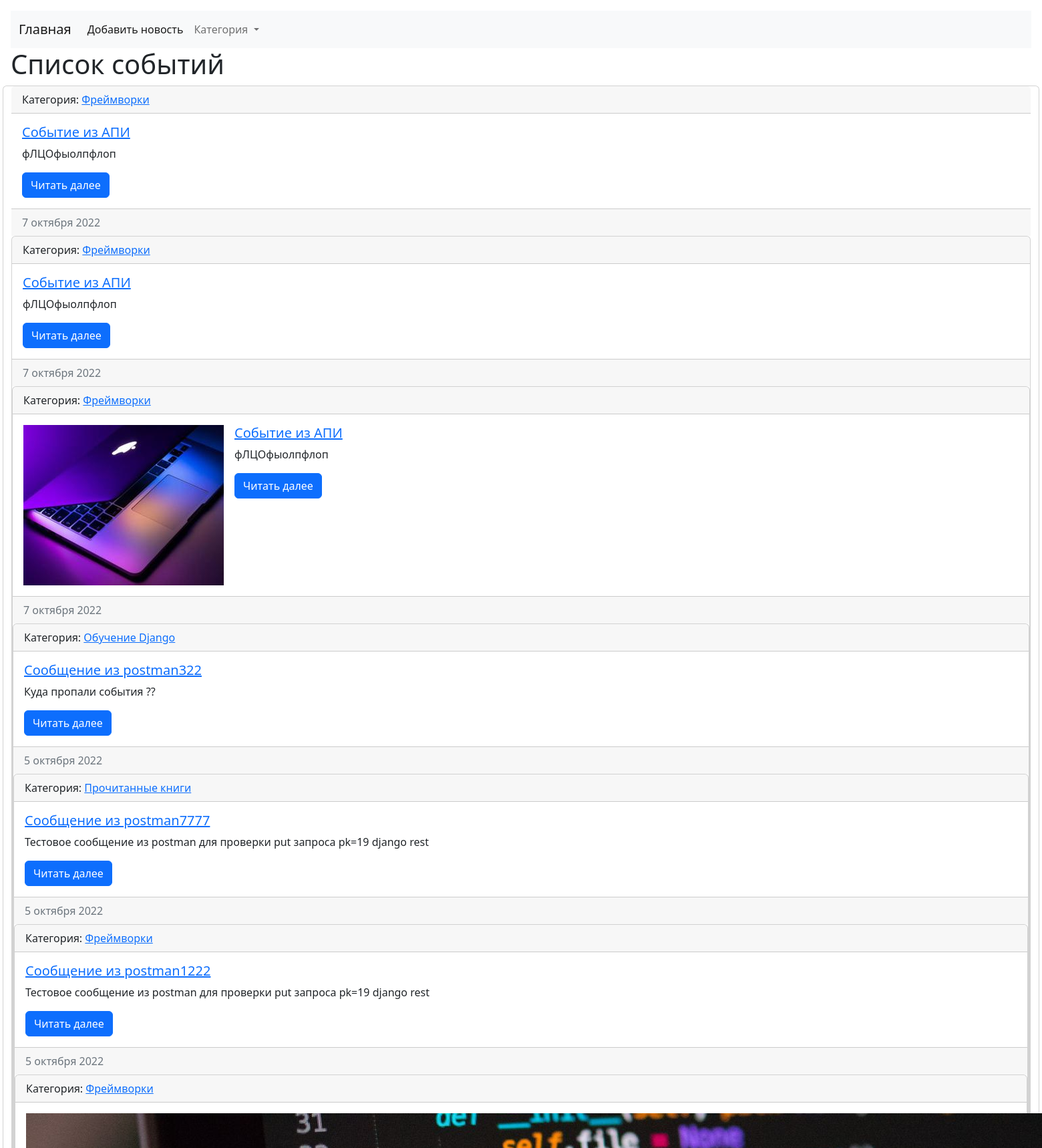
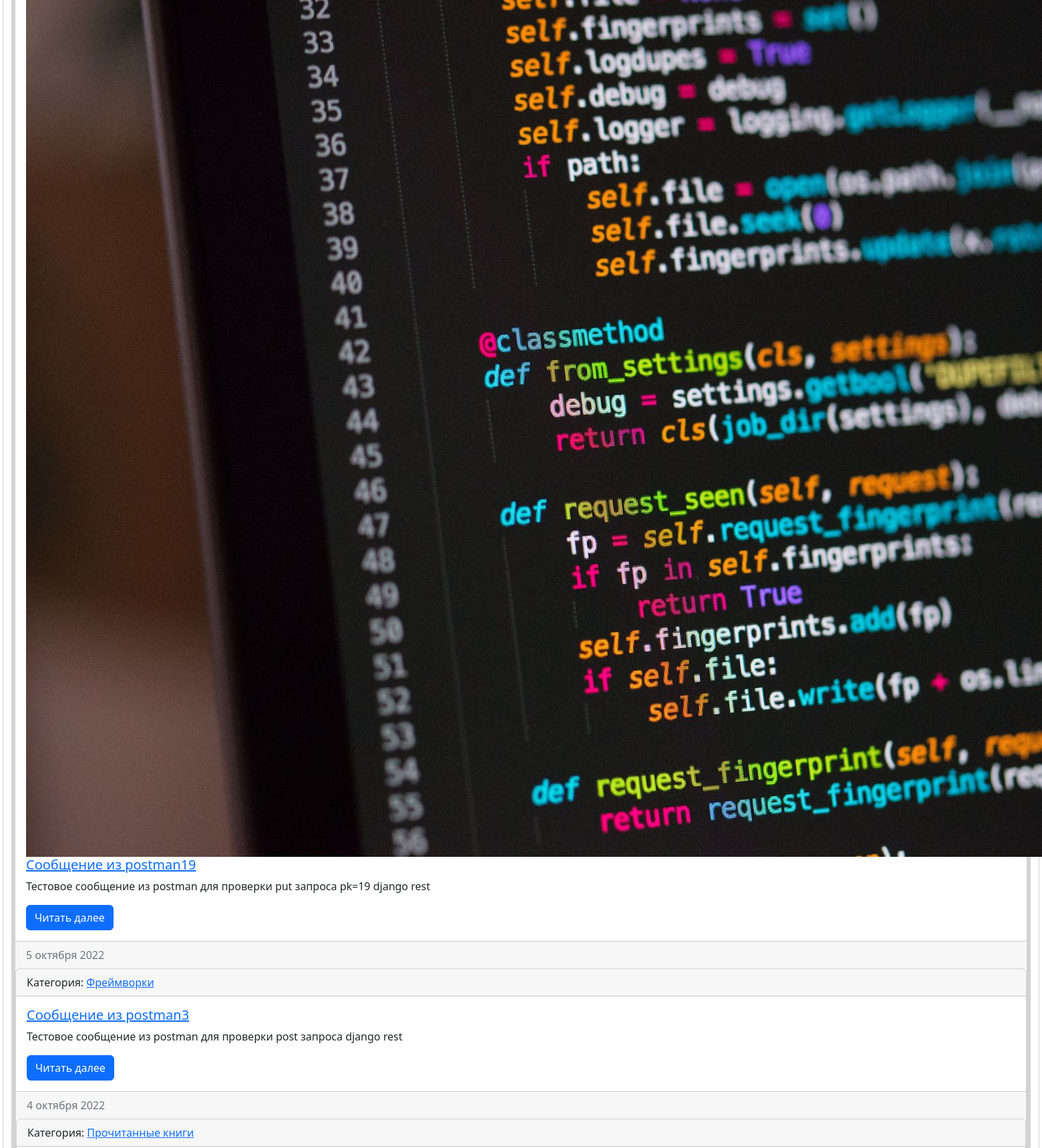
The page / (upper part) on the database its author committed (2 pictures, top to bottom).
### blog/models.py (models this page shows, shortened)
class Blog(models.Model):
    title = models.CharField(max_length=150, verbose_name='Наименование')
    content = models.TextField(blank=True, verbose_name='Контент')
    created_at = models.DateTimeField(auto_now_add=True, verbose_name="Дата публикации")
    updated_at = models.DateTimeField(auto_now=True, verbose_name="Дата обновления")
    photo = models.ImageField(upload_to="photos/%Y/%m/%d", blank=True, verbose_name="Фото")
    is_published = models.BooleanField(default=True, verbose_name="Запись опубликована?")
    category = models.ForeignKey(Category, on_delete=models.PROTECT, null=True, verbose_name="Категория")
    def get_absolute_url(self):
        return reverse('view_blog', kwargs={"pk": self.pk})
    class Meta:
        verbose_name = 'Событие'
        verbose_name_plural = "События"
        ordering = ['-created_at']

class Category(models.Model):
    title = models.CharField(max_length=150, db_index=True, verbose_name="Категория")
    def __str__(self):
        return self.title
    def get_absolute_url(self):
        return reverse('category', kwargs={"category_id": self.pk})
    class Meta:
        verbose_name = 'Категория'
        verbose_name_plural = "Категории"

### blog/views.py (the view)
# urls.py: path('', HomeBlog.as_view(), name='home'),
class HomeBlog(ListView):
    model = Blog
    def get_queryset(self):
        return Blog.objects.filter(is_published=True)

### blog/templates/blog/blog_list.html (shortened to what this page needs)
{% extends 'base.html' %}
{% block content %}
    {% for item in object_list %}
        <div class="card mb-3">
        <div class="card-header">
            Категория: <a href="{{ item.category.get_absolute_url }}">{{ item.category }}</a>
        </div>
        <div class="card-body">
            <div class="media">
                {% if item.photo %}
                    <img src="{{ item.photo.url }}" alt="" class="me-3 float-start">
                {% endif %}
                <div class="media-body">
                    <h5><a href="{{ item.get_absolute_url }}">{{ item.title }}</a></h5>
                    <p class="card-text">{{ item.content|truncatewords:70 }}</p>
                    <a href="{{ item.get_absolute_url }}" class="btn btn-primary">Читать далее</a>
                </div>
            </div>
        </div>
        <div class="card-footer text-muted">
            {{ item.created_at|date:"j E Y" }}
        </div>
    {% endfor %}
</div>
{% endblock %}

### templates/base.html (shortened to what this page needs)
<!doctype html>
<html lang="en">
<head>
    <link href="https://cdn.jsdelivr.net/npm/bootstrap@5.2.1/dist/css/bootstrap.min.css" rel="stylesheet">
    <link href="https://getbootstrap.com/docs/5.2/assets/css/docs.css" rel="stylesheet">
</head>
<body class="p-3 m-0 border-0 bd-example">
{% include '_nav.html' %}
<h1>Список событий</h1>
<div class="row">
    {% block content %}content{% endblock %}
</body>
</html>

### templates/_nav.html (shortened to what this page needs)
<nav class="navbar navbar-expand-lg bg-light">
    <div class="container-fluid">
        <a class="navbar-brand" href="{% url 'home' %}">Главная</a>
        <div class="collapse navbar-collapse" id="navbarSupportedContent">
            <ul class="navbar-nav me-auto mb-2 mb-lg-0">
                <li class="nav-item">
                    <a class="nav-link active" aria-current="page" href="{% url "add_blog" %}">Добавить новость</a>
                </li>
                <li class="nav-item dropdown">
                    <a class="nav-link dropdown-toggle" href="#" role="button" data-bs-toggle="dropdown"
                       aria-expanded="false">
                        Категория
                    </a>
            </ul>
        </div>
    </div>
</nav>

### rows shown on the page
Blog: category "Фреймворки", title "Событие из АПИ", content "фЛЦОфыолпфлоп", created_at "7 октября 2022"
Blog: category "Фреймворки", title "Событие из АПИ", content "фЛЦОфыолпфлоп", created_at "7 октября 2022"
Blog: category "Фреймворки", photo (picture), title "Событие из АПИ", content "фЛЦОфыолпфлоп", created_at "7 октября 2022"
Blog: category "Обучение Django", title "Сообщение из postman322", content "Куда пропали события ??", created_at "5 октября 2022"
Blog: category "Прочитанные книги", title "Сообщение из postman7777", content "Тестовое сообщение из postman для проверки put запроса pk=19 django rest", created_at "5 октября 2022"
Blog: category "Фреймворки", title "Сообщение из postman1222", content "Тестовое сообщение из postman для проверки put запроса pk=19 django rest", created_at "5 октября 2022"
Blog: category "Фреймворки", photo (picture), title "Сообщение из postman19", content "Тестовое сообщение из postman для проверки put запроса pk=19 django rest", created_at "5 октября 2022"
Blog: category "Фреймворки", title "Сообщение из postman3", content "Тестовое сообщение из postman для проверки post запроса django rest", created_at "4 октября 2022"
Blog: category "Прочитанные книги"
